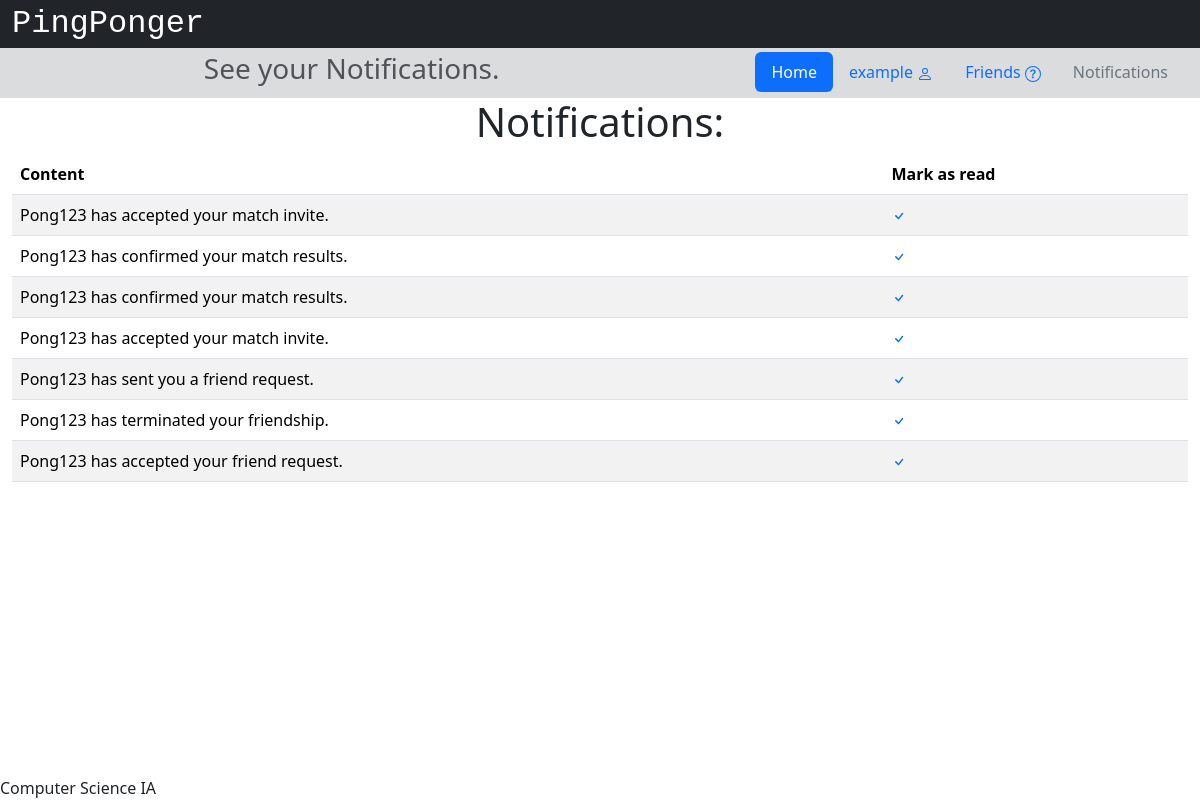
Page /notifications (signed in) on the earlier database version.
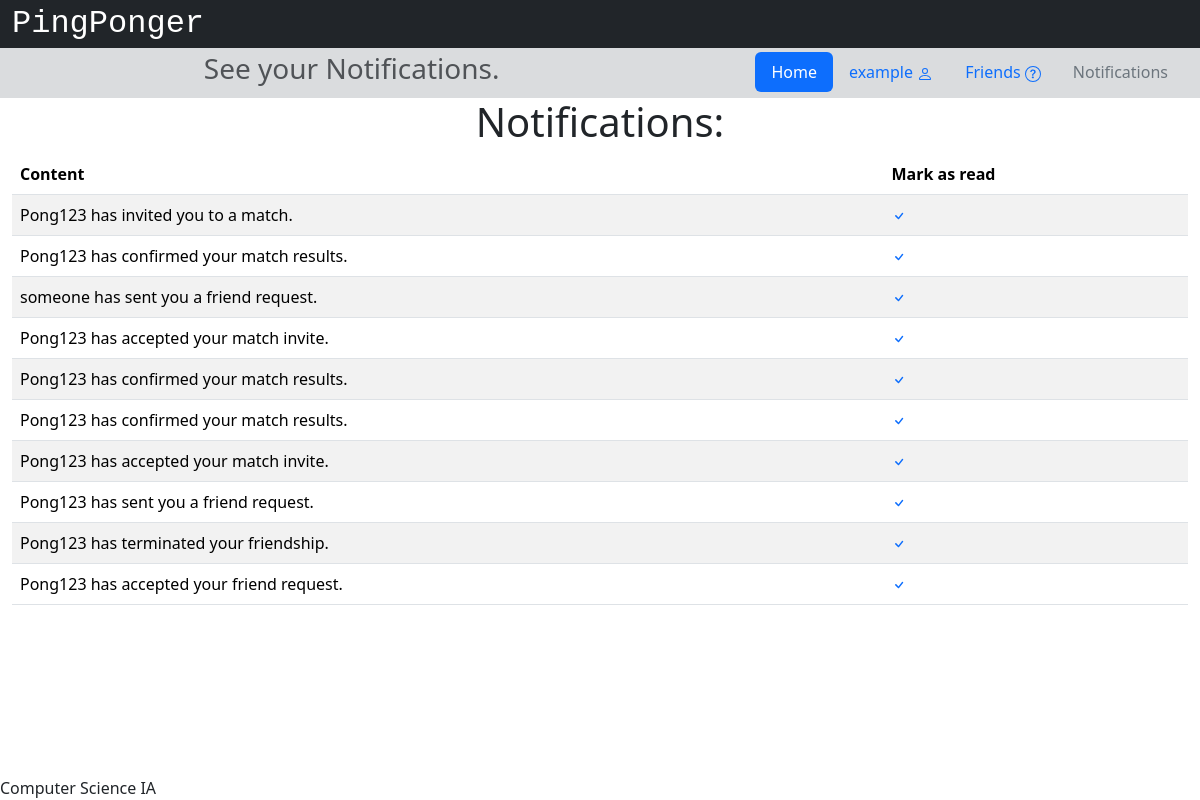
Same page on the later database version.
### app/models.py (models this page shows)
class Notification(db.Model):
    id = db.Column(db.Integer, primary_key=True)
    content = db.Column(db.Text())
    read = db.Column(db.Boolean)
    type = db.Column(db.String(3))
    user_id = db.Column(db.Integer, db.ForeignKey('users.id'))
    user = db.relationship('User', back_populates='notifications')

### app/views.py (the view)
@app.route('/notifications')
@login_required
def notifications():
    session['url'] = url_for('notifications')
    return render_template('notifications.html', notifications=current_user.notifications)

### app/views.py (called while the page is built)
@login_manager.user_loader
def load_user(user_id):
    return User.query.get(int(user_id))

### app/templates/notifications.html (shortened to what this page needs)
{% extends "base.html" %}
{% block head %}
    {{ super() }}
{% endblock %}
{% block pagetitle %}See your Notifications.{% endblock %}
{% block content %}
<div class="container-fluid">
    <div class="row d-flex justify-content-evenly">
        <div class="col d-flex justify-content-evenly">
            <h1>Notifications:</h1>
        </div>
    </div>
    <div class="row d-flex justify-content-evenly">
        <div class="col d-flex justify-content-evenly">
            {% if notifications|length == 0 %}
            <div class="text-center">
                <h3>You don't have any notifications yet.</h3>
            </div>
            {% else %}
            <table class="table table-striped table-hover">
                <thead>
                <tr>
                    <th scope="col">Content</th>
                    <th scope="col">Mark as read</th>
                </tr>
                </thead>
                <tbody>
                    {% for i in notifications %}
                    {% if i.read %}
                        <tr>
                            <td class="text-muted">{{i.content}}</td>
                            <td></td>
                        </tr>
                    {% else %}
                        <tr>
                            <td>{{i.content}}</td>
                            <td>
                                <a href="/notifications/{{i.id}}/read">
                                    <svg xmlns="http://www.w3.org/2000/svg" width="16" height="16" fill="currentColor" class="bi bi-check" viewBox="0 0 16 16">
                                        <path d="M10.97 4.97a.75.75 0 0 1 1.07 1.05l-3.99 4.99a.75.75 0 0 1-1.08.02L4.324 8.384a.75.75 0 1 1 1.06-1.06l2.094 2.093 3.473-4.425a.267.267 0 0 1 .02-.022z"/>
                                      </svg>
                                </a>
                            </td>
                        </tr>
                    {% endif %}
                    {% endfor %}
                </tbody>
            </table>
            {% endif %}
        </div>
    </div>
</div>
{% endblock %}

Differences in the rows shown:
added Notification: content "Pong123 has invited you to a match."
added Notification: content "Pong123 has confirmed your match results."
added Notification: content "someone has sent you a friend request."
